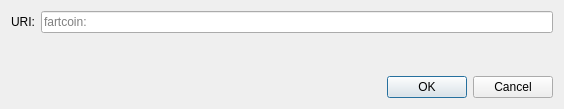
<?xml version="1.0" encoding="UTF-8"?>
<ui version="4.0">
 <class>OpenURIDialog</class>
 <widget class="QDialog" name="OpenURIDialog">
  <property name="geometry">
   <rect>
    <x>0</x>
    <y>0</y>
    <width>564</width>
    <height>109</height>
   </rect>
  </property>
  <property name="windowTitle">
   <string>Open fartcoin URI</string>
  </property>
  <layout class="QVBoxLayout" name="verticalLayout">
   <item>
    <layout class="QHBoxLayout" name="horizontalLayout">
     <item>
      <widget class="QLabel" name="label">
       <property name="text">
        <string>URI:</string>
       </property>
      </widget>
     </item>
     <item>
      <widget class="QValidatedLineEdit" name="uriEdit">
       <property name="placeholderText">
        <string notr="true">fartcoin:</string>
       </property>
      </widget>
     </item>
    </layout>
   </item>
   <item>
    <spacer name="verticalSpacer">
     <property name="orientation">
      <enum>Qt::Vertical</enum>
     </property>
     <property name="sizeHint" stdset="0">
      <size>
       <width>20</width>
       <height>40</height>
      </size>
     </property>
    </spacer>
   </item>
   <item>
    <widget class="QDialogButtonBox" name="buttonBox">
     <property name="orientation">
      <enum>Qt::Horizontal</enum>
     </property>
     <property name="standardButtons">
      <set>QDialogButtonBox::Cancel|QDialogButtonBox::Ok</set>
     </property>
    </widget>
   </item>
  </layout>
 </widget>
 <customwidgets>
  <customwidget>
   <class>QValidatedLineEdit</class>
   <extends>QLineEdit</extends>
   <header>qt/qvalidatedlineedit.h</header>
  </customwidget>
 </customwidgets>
 <resources/>
 <connections>
  <connection>
   <sender>buttonBox</sender>
   <signal>accepted()</signal>
   <receiver>OpenURIDialog</receiver>
   <slot>accept()</slot>
   <hints>
    <hint type="sourcelabel">
     <x>248</x>
     <y>254</y>
    </hint>
    <hint type="destinationlabel">
     <x>157</x>
     <y>274</y>
    </hint>
   </hints>
  </connection>
  <connection>
   <sender>buttonBox</sender>
   <signal>rejected()</signal>
   <receiver>OpenURIDialog</receiver>
   <slot>reject()</slot>
   <hints>
    <hint type="sourcelabel">
     <x>316</x>
     <y>260</y>
    </hint>
    <hint type="destinationlabel">
     <x>286</x>
     <y>274</y>
    </hint>
   </hints>
  </connection>
 </connections>
</ui>
